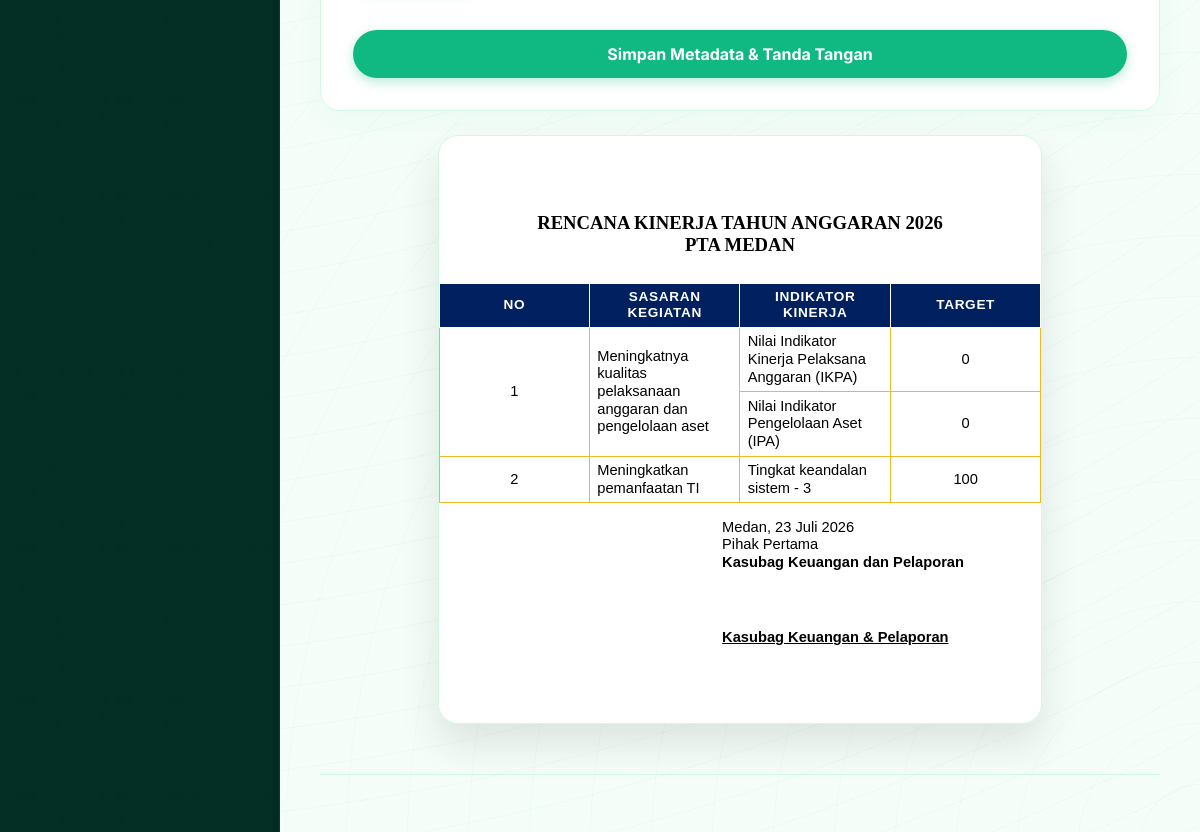
The app's page /index.php?page=rkt_rka (signed in, lower part), older data.
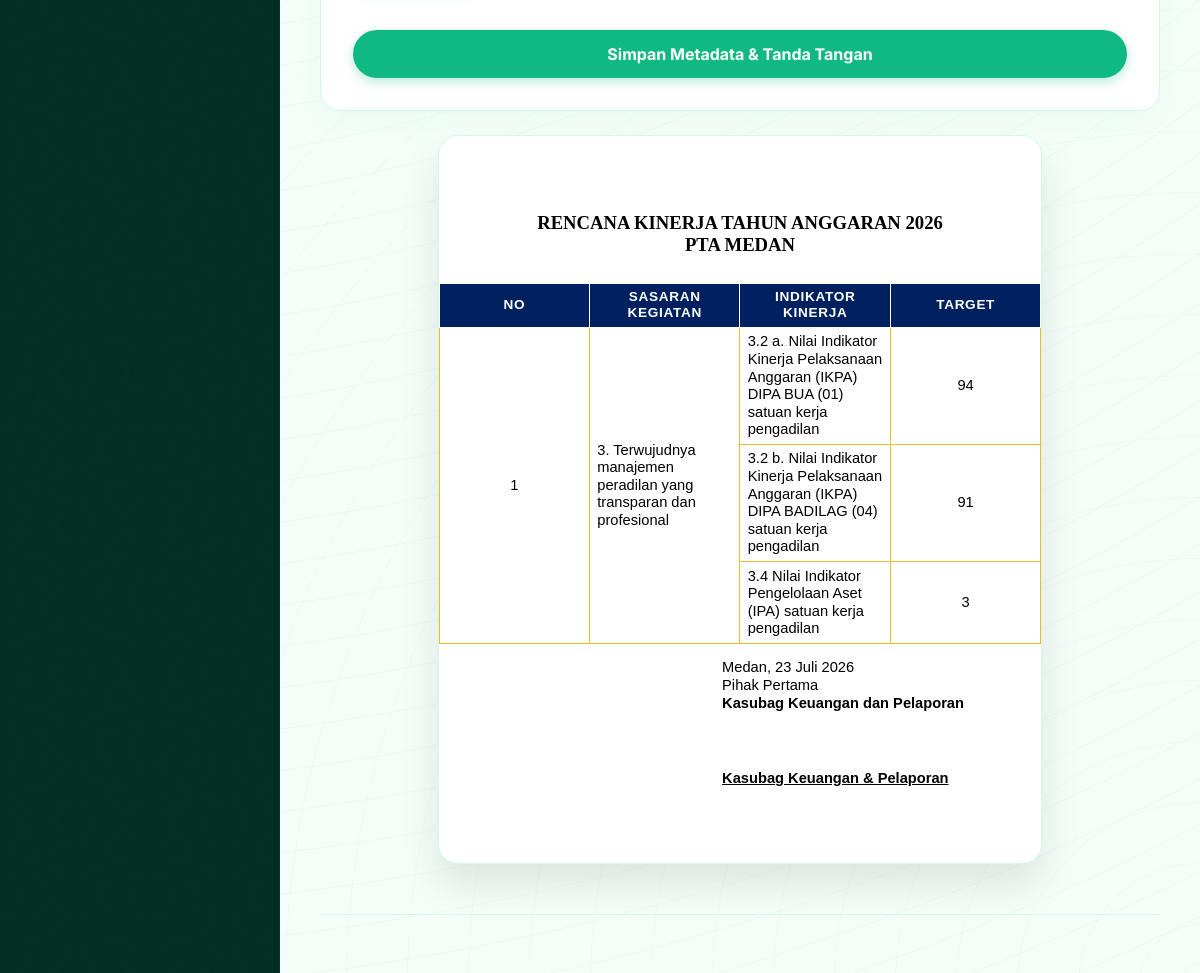
The same page, newer data.
### tables this page shows
CREATE TABLE target_kinerja (
            id INTEGER PRIMARY KEY AUTOINCREMENT,
            tahun INTEGER NOT NULL,
            unit TEXT NOT NULL,
            sasaran TEXT NOT NULL,
            indikator TEXT NOT NULL,
            target REAL NOT NULL DEFAULT 0,
            dipa01 REAL NOT NULL DEFAULT 0,
            dipa04 REAL NOT NULL DEFAULT 0,
            real_tw1 REAL NOT NULL DEFAULT 0,
            real_tw2 REAL NOT NULL DEFAULT 0,
            real_tw3 REAL NOT NULL DEFAULT 0,
            real_tw4 REAL NOT NULL DEFAULT 0
        , user_id INTEGER, created_at TEXT, updated_at TEXT, satuan TEXT NOT NULL DEFAULT "", tipe_indikator TEXT NOT NULL DEFAULT "max", sumber_data TEXT NOT NULL DEFAULT "", bobot REAL NOT NULL DEFAULT 1, target_tw1 REAL NOT NULL DEFAULT 0, target_tw2 REAL NOT NULL DEFAULT 0, target_tw3 REAL NOT NULL DEFAULT 0, target_tw4 REAL NOT NULL DEFAULT 0, analisis_kegiatan TEXT NOT NULL DEFAULT "", analisis_upaya TEXT NOT NULL DEFAULT "", analisis_strategi TEXT NOT NULL DEFAULT "", analisis_kendala TEXT NOT NULL DEFAULT "", analisis_solusi TEXT NOT NULL DEFAULT "", metadata TEXT NOT NULL DEFAULT "{}", is_mandatory INTEGER NOT NULL DEFAULT 0, target_jan REAL NOT NULL DEFAULT 0, target_feb REAL NOT NULL DEFAULT 0, target_mar REAL NOT NULL DEFAULT 0, target_apr REAL NOT NULL DEFAULT 0, target_mei REAL NOT NULL DEFAULT 0, target_jun REAL NOT NULL DEFAULT 0, target_jul REAL NOT NULL DEFAULT 0, target_agu REAL NOT NULL DEFAULT 0, target_sep REAL NOT NULL DEFAULT 0, target_okt REAL NOT NULL DEFAULT 0, target_nov REAL NOT NULL DEFAULT 0, target_des REAL NOT NULL DEFAULT 0, real_jan REAL NOT NULL DEFAULT 0, real_feb REAL NOT NULL DEFAULT 0, real_mar REAL NOT NULL DEFAULT 0, real_apr REAL NOT NULL DEFAULT 0, real_mei REAL NOT NULL DEFAULT 0, real_jun REAL NOT NULL DEFAULT 0, real_jul REAL NOT NULL DEFAULT 0, real_agu REAL NOT NULL DEFAULT 0, real_sep REAL NOT NULL DEFAULT 0, real_okt REAL NOT NULL DEFAULT 0, real_nov REAL NOT NULL DEFAULT 0, real_des REAL NOT NULL DEFAULT 0, analisis_capaian TEXT NOT NULL DEFAULT "");

### index.php (called while the page is built, shortened)
<?php
$page = $_GET['page'] ?? 'beranda';
require __DIR__ . "/pages/{$page}.php";

### app/helpers.php (called while the page is built, shortened)
<?php
function h(?string $value): string
{
    return htmlspecialchars($value ?? '', ENT_QUOTES, 'UTF-8');
}
function current_user(): ?array
{
    return $_SESSION['user'] ?? null;
}
function role_catalog(): array
{
    return [
        'Admin' => [
            'label' => 'Administrator',
            'unit_type' => 'PTA Medan',
            'permissions' => ['manage_users', 'view_all_targets', 'edit_all_targets', 'input_target', 'evaluate', 'print_documents', 'view_reports'],
        ],
        'PanmudBanding' => [
            'label' => 'Panmud Banding',
            'unit_type' => 'PTA Medan',
            'permissions' => ['input_target', 'evaluate', 'print_documents'],
        ],
        'PanmudHukum' => [
            'label' => 'Panmud Hukum',
            'unit_type' => 'PTA Medan',
            'permissions' => ['input_target', 'evaluate', 'print_documents'],
        ],
        'KasubagTURT' => [
            'label' => 'Kasubag Tata Usaha dan Rumah Tangga',
            'unit_type' => 'PTA Medan',
            'permissions' => ['input_target', 'evaluate', 'print_documents'],
        ],
        'Kepegawaian' => [
            'label' => 'Kasubag Kepegawaian dan TI',
            'unit_type' => 'PTA Medan',
            'permissions' => ['input_target', 'evaluate', 'print_documents'],
        ],
        'Keuangan' => [
            'label' => 'Kasubag Keuangan dan Pelaporan',
            'unit_type' => 'PTA Medan',
            'permissions' => ['input_target', 'evaluate', 'print_documents'],
        ],
        'Perencanaan' => [
            'label' => 'Kasubag Perencanaan Program dan Anggaran',
            'unit_type' => 'PTA Medan',
            'permissions' => ['manage_users', 'view_all_targets', 'edit_all_targets', 'input_target', 'evaluate', 'print_documents', 'view_reports'],
        ],
        'SatkerPanmudHukum' => [
            'label' => 'Panmud Hukum Satker PA',
            'unit_type' => 'Satker PA',
            'permissions' => ['input_target', 'evaluate', 'print_documents'],
        ],
        'SatkerKasubagPTIP' => [
            'label' => 'Kasubag PTIP Satker PA',
            'unit_type' => 'Satker PA',
            'permissions' => ['input_target', 'evaluate', 'print_documents'],
        ],
    ];
}
function user_can(string $permission, ?array $user = null): bool
{
    $user ??= current_user();
    $roles = role_catalog();
    $role = (string) ($user['role'] ?? '');
    $permissions = $roles[$role]['permissions'] ?? [];
    return in_array($permission, $permissions, true);
}
        ?>
        <?php
function document_owner(?array $currentUser, bool $canViewAll, int $selectedUserId): array
{
    return $currentUser;
}
    ?>
    <?php render_footer(); exit;
function render_header(string $title): void
{
    require __DIR__ . '/views/header.php';
}
function render_footer(): void
{
    require __DIR__ . '/views/footer.php';
}

### app/database.php (called while the page is built, shortened)
<?php
function db(): PDO
{
    static $pdo = null;
    if ($pdo instanceof PDO) {
        return $pdo;
    }
    $dataDir = dirname(__DIR__) . DIRECTORY_SEPARATOR . 'data';
    $pdo = new PDO('sqlite:' . $dataDir . DIRECTORY_SEPARATOR . 'ikpa.sqlite');
    $pdo->setAttribute(PDO::ATTR_ERRMODE, PDO::ERRMODE_EXCEPTION);
    $pdo->setAttribute(PDO::ATTR_DEFAULT_FETCH_MODE, PDO::FETCH_ASSOC);
    $pdo->exec('PRAGMA foreign_keys = ON');
    return $pdo;
}

### pages/rkt_rka.php (the view, shortened to what the changed rows need)
<?php
$user = current_user();
$tahun = year_value();
$canViewAll = user_can('view_all_targets');
$selectedUserId = $canViewAll ? (int) ($_GET['user_id'] ?? 0) : (int) $user['id'];
$documentUser = document_owner($user, $canViewAll, $selectedUserId);
$query = 'SELECT tk.*, u.nama AS owner_nama, u.role AS owner_role
          FROM target_kinerja tk
          LEFT JOIN users u ON u.id = tk.user_id
          WHERE tk.tahun = :tahun';
$params = ['tahun' => $tahun];
if ($canViewAll && $selectedUserId > 0) {
    $query .= ' AND tk.user_id = :user_id';
    $params['user_id'] = $selectedUserId;
} elseif (!$canViewAll) {
    $query .= ' AND tk.user_id = :user_id';
    $params['user_id'] = (int) $user['id'];
}
$query .= ' ORDER BY u.unit, u.role, u.nama, tk.id';
$stmt = db()->prepare($query);
$stmt->execute($params);
$targets = $stmt->fetchAll();
$targetGroupsBySasaran = [];
foreach ($targets as $target) {
    $sasaran = trim((string) ($target['sasaran'] ?? ''));
    if (!isset($targetGroupsBySasaran[$sasaran])) {
        $targetGroupsBySasaran[$sasaran] = [];
    }
    $targetGroupsBySasaran[$sasaran][] = $target;
}
$targetGroups = [];
foreach ($targetGroupsBySasaran as $sasaran => $items) {
    $targetGroups[] = ['sasaran' => $sasaran, 'items' => $items];
}
$isDocx = ($_GET['export'] ?? '') === 'doc';
$isPdf = ($_GET['export'] ?? '') === 'pdf';
$isExport = $isDocx || $isPdf;
if (!$isExport) {
    render_header('Cetak RKT');
}
?>
<section class="print-sheet rkt-document">
    <h1 class="rkt-title">RENCANA KINERJA TAHUN ANGGARAN <?= h((string) $tahun) ?></h1>
    <h2 class="rkt-title"><?= h(mb_strtoupper((string) $documentUser['unit'], 'UTF-8')) ?></h2>
    <div class="rkt-table-wrap">
        <table class="rkt-table">
            <thead>
            <tr>
                <th>No</th>
                <th>Sasaran Kegiatan</th>
                <th>Indikator Kinerja</th>
                <th>Target</th>
            </tr>
            </thead>
            <tbody>
            <?php $nomor = 1; ?>
            <?php foreach ($targetGroups as $group): ?>
                <?php foreach ($group['items'] as $itemIndex => $target): ?>
                    <tr>
                        <?php if ($itemIndex === 0): ?>
                            <td class="rkt-no" rowspan="<?= count($group['items']) ?>"><?= $nomor++ ?></td>
                            <td class="rkt-sasaran" rowspan="<?= count($group['items']) ?>"><?= h($group['sasaran']) ?></td>
                        <?php endif; ?>
                        <td class="rkt-indikator"><?= h((string) $target['indikator']) ?></td>
                        <td class="rkt-target"><?= h((string) $target['target']) ?></td>
                    </tr>
                <?php endforeach; ?>
            <?php endforeach; ?>
            </tbody>
        </table>
    </div>
</section>
<?php if ($isExport): ?>
    <?php if ($isPdf): ?>
        <script>window.onload = function() { window.print(); };</script>
    <?php endif; ?>
</body>
</html>
<?php else: ?>
<?php render_footer(); ?>
<?php endif; ?>

Row changes from the older to the newer data that the page shows:
removed target_kinerja: sasaran "Meningkatnya kualitas pelaksanaan anggaran dan pengelolaan aset", indikator "Nilai Indikator Kinerja Pelaksana Anggaran (IKPA)", target "0"
removed target_kinerja: indikator "Nilai Indikator Pengelolaan Aset (IPA)", target "0"
removed target_kinerja: sasaran "Meningkatkan pemanfaatan TI", indikator "Tingkat keandalan sistem - 3", target "100"
added target_kinerja: sasaran "3. Terwujudnya manajemen peradilan yang transparan dan profesional", indikator "3.2 a. Nilai Indikator Kinerja Pelaksanaan Anggaran (IKPA) DIPA BUA (01) satuan kerja pengadilan", target "94"
added target_kinerja: indikator "3.2 b. Nilai Indikator Kinerja Pelaksanaan Anggaran (IKPA) DIPA BADILAG (04) satuan kerja pengadilan", target "91"
added target_kinerja: indikator "3.4 Nilai Indikator Pengelolaan Aset (IPA) satuan kerja pengadilan", target "3"
